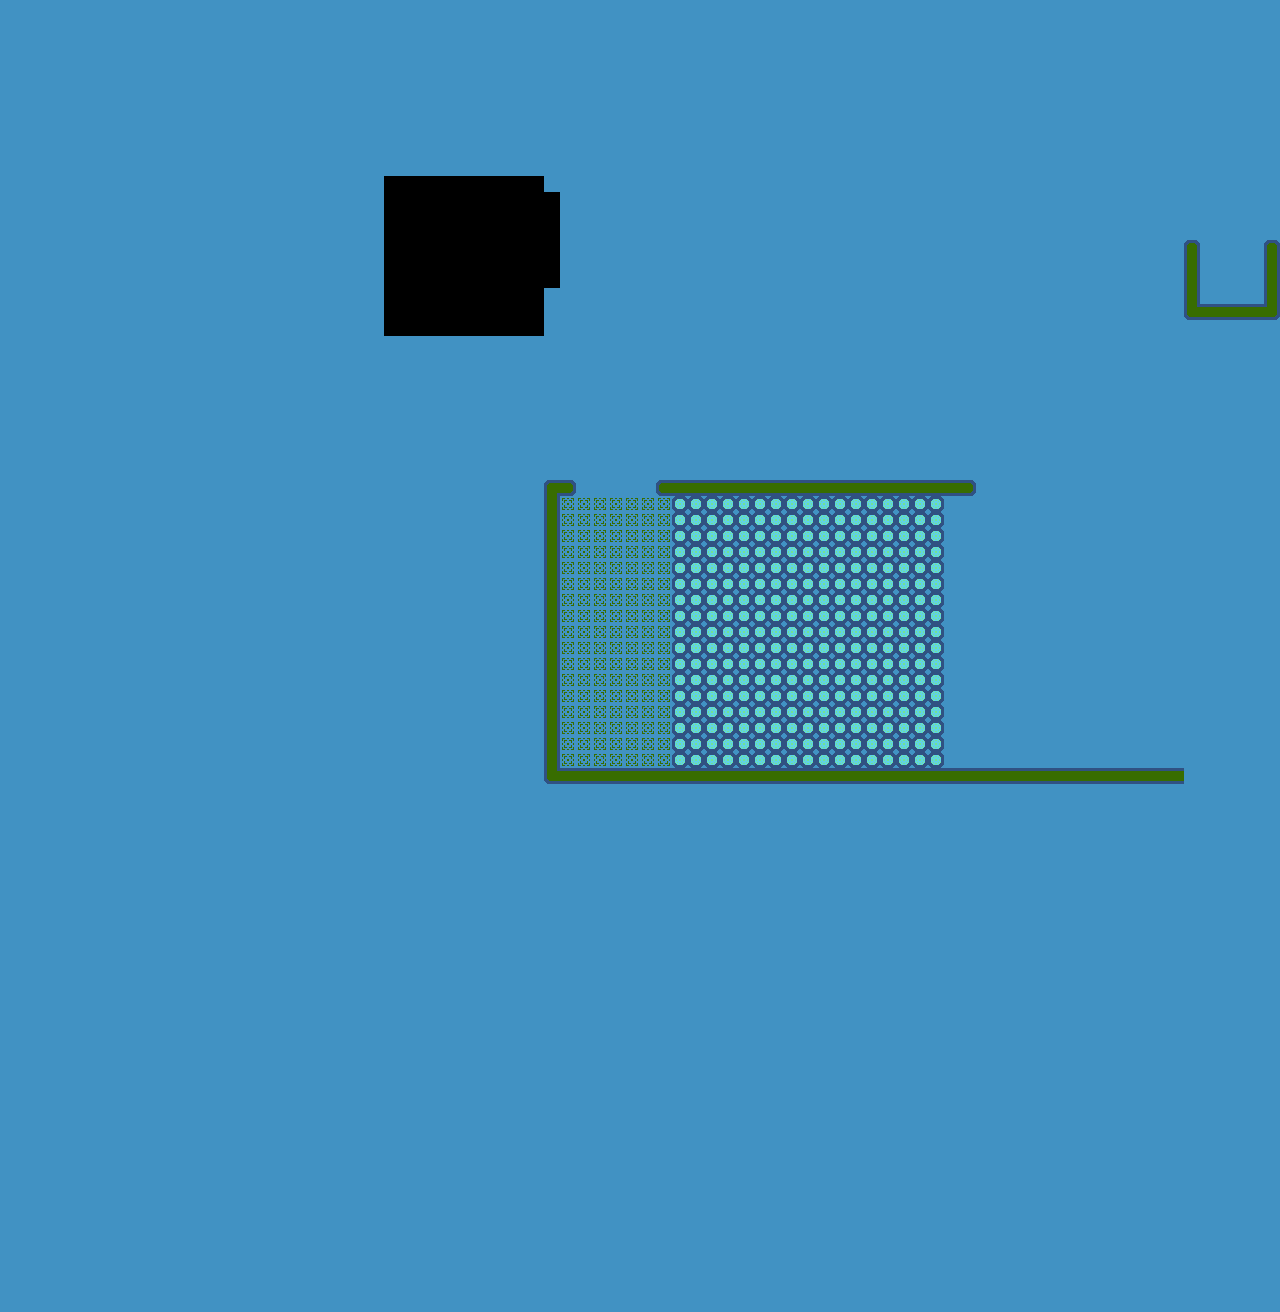

The image is a tile-based game level rendered from a .tmx file. Its description and source (layers, tilesets, objects; grid data summarised) follow:
An orthogonal 80x82 tile map with 16x16 px tiles, 2 tile layers (Floor, Walls).

<map version="1.2" tiledversion="1.2.4" orientation="orthogonal" renderorder="right-down" width="80" height="82" tilewidth="16" tileheight="16" infinite="0" nextlayerid="6" nextobjectid="1">
 <properties>
  <property name="Left" type="int" value="500" />
  <property name="Upper" type="int" value="500" />
 </properties>
 <tileset firstgid="1" name="level_01" tilewidth="16" tileheight="16" tilecount="32" columns="8">
  <image source="../TileSets/level_01.png" width="128" height="64" />
  <tile id="1">
   <properties>
    <property name="Wall" type="bool" value="true" />
   </properties>
  </tile>
  <tile id="2">
   <properties>
    <property name="Wall" type="bool" value="true" />
   </properties>
  </tile>
  <tile id="3">
   <properties>
    <property name="Wall" type="bool" value="true" />
   </properties>
  </tile>
  <tile id="8">
   <properties>
    <property name="Wall" type="bool" value="true" />
   </properties>
  </tile>
  <tile id="9">
   <properties>
    <property name="Wall" type="bool" value="true" />
   </properties>
  </tile>
  <tile id="10">
   <properties>
    <property name="Wall" type="bool" value="true" />
   </properties>
  </tile>
  <tile id="11">
   <properties>
    <property name="Wall" type="bool" value="true" />
   </properties>
  </tile>
  <tile id="12">
   <properties>
    <property name="Wall" type="bool" value="true" />
   </properties>
  </tile>
  <tile id="16">
   <properties>
    <property name="Wall" type="bool" value="true" />
   </properties>
  </tile>
  <tile id="17">
   <properties>
    <property name="Wall" type="bool" value="true" />
   </properties>
  </tile>
  <tile id="18">
   <properties>
    <property name="Wall" type="bool" value="true" />
   </properties>
  </tile>
  <tile id="19">
   <properties>
    <property name="Wall" type="bool" value="true" />
   </properties>
  </tile>
  <tile id="20">
   <properties>
    <property name="Pit" type="bool" value="true" />
   </properties>
  </tile>
 </tileset>
 <layer id="4" name="Floor" width="80" height="82">
  <data>[6560 cells, 6560 non-empty, 3 distinct tile ids]</data>
 </layer>
 <layer id="5" name="Walls" width="80" height="82">
  <data>[6560 cells, 382 non-empty, 9 distinct tile ids]</data>
 </layer>
</map>
